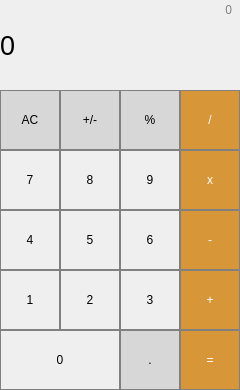
<?xml version="1.0" encoding="UTF-8"?>
<ui version="4.0">
 <class>MainWindow</class>
 <widget class="QMainWindow" name="MainWindow">
  <property name="geometry">
   <rect>
    <x>0</x>
    <y>0</y>
    <width>240</width>
    <height>390</height>
   </rect>
  </property>
  <property name="windowTitle">
   <string>MainWindow</string>
  </property>
  <widget class="QWidget" name="centralwidget">
   <widget class="QLabel" name="resultNumber">
    <property name="geometry">
     <rect>
      <x>0</x>
      <y>0</y>
      <width>240</width>
      <height>90</height>
     </rect>
    </property>
    <property name="font">
     <font>
      <pointsize>20</pointsize>
     </font>
    </property>
    <property name="styleSheet">
     <string notr="true">QLabel {
	qproperty-alignment: 'AlignVCenter | AlignRight';
    border: 1px solid gray;
}

background-color: white;</string>
    </property>
    <property name="text">
     <string>0</string>
    </property>
   </widget>
   <widget class="QPushButton" name="buttonAC">
    <property name="geometry">
     <rect>
      <x>0</x>
      <y>90</y>
      <width>60</width>
      <height>60</height>
     </rect>
    </property>
    <property name="styleSheet">
     <string notr="true">QPushButton {
	background-color: rgb(215, 215, 215);
	border: 1px solid gray;
}
QPushButton:pressed {
	background-color: qlineargradient(x1: 0, y1: 0, x2: 0, y2: 1, stop: 0 #BEBEBE, stop 1 #D7D7D7);
}</string>
    </property>
    <property name="text">
     <string>AC</string>
    </property>
   </widget>
   <widget class="QPushButton" name="buttonPM">
    <property name="geometry">
     <rect>
      <x>60</x>
      <y>90</y>
      <width>60</width>
      <height>60</height>
     </rect>
    </property>
    <property name="styleSheet">
     <string notr="true">QPushButton {
	background-color: rgb(215, 215, 215);
	border: 1px solid gray;
}
QPushButton:pressed {
	background-color: qlineargradient(x1: 0, y1: 0, x2: 0, y2: 1, stop: 0 #BEBEBE, stop 1 #D7D7D7);
}</string>
    </property>
    <property name="text">
     <string>+/-</string>
    </property>
   </widget>
   <widget class="QPushButton" name="buttonPer">
    <property name="geometry">
     <rect>
      <x>120</x>
      <y>90</y>
      <width>60</width>
      <height>60</height>
     </rect>
    </property>
    <property name="styleSheet">
     <string notr="true">QPushButton {
	background-color: rgb(215, 215, 215);
	border: 1px solid gray;
}
QPushButton:pressed {
	background-color: qlineargradient(x1: 0, y1: 0, x2: 0, y2: 1, stop: 0 #BEBEBE, stop 1 #D7D7D7);
}</string>
    </property>
    <property name="text">
     <string>%</string>
    </property>
   </widget>
   <widget class="QPushButton" name="buttonDiv">
    <property name="geometry">
     <rect>
      <x>180</x>
      <y>90</y>
      <width>60</width>
      <height>60</height>
     </rect>
    </property>
    <property name="styleSheet">
     <string notr="true">QPushButton {
	background-color: rgb(215, 151, 57);
	color: white;
	border: 1px solid gray;
}
QPushButton:pressed {
	background-color: qlineargradient(x1: 0, y1: 0, x2: 0, y2: 1, stop: 0 #FF7832 stop 1 #FF9739);
}</string>
    </property>
    <property name="text">
     <string>/</string>
    </property>
   </widget>
   <widget class="QPushButton" name="button7">
    <property name="geometry">
     <rect>
      <x>0</x>
      <y>150</y>
      <width>60</width>
      <height>60</height>
     </rect>
    </property>
    <property name="styleSheet">
     <string notr="true">QPushButton {
    border: 1px solid gray;
}
QPushButton:pressed {
    background-color: qlineargradient(x1: 0, y1: 0, x2: 0, y2: 1,
											   stop: 0 #dadbde, stop: 1 #f6f7fa);
}</string>
    </property>
    <property name="text">
     <string>7</string>
    </property>
   </widget>
   <widget class="QPushButton" name="buttonMult">
    <property name="geometry">
     <rect>
      <x>180</x>
      <y>150</y>
      <width>60</width>
      <height>60</height>
     </rect>
    </property>
    <property name="styleSheet">
     <string notr="true">QPushButton {
	background-color: rgb(215, 151, 57);
	color: white;
	border: 1px solid gray;
}
QPushButton:pressed {
	background-color: qlineargradient(x1: 0, y1: 0, x2: 0, y2: 1, stop: 0 #FF7832 stop 1 #FF9739);
}</string>
    </property>
    <property name="text">
     <string>x</string>
    </property>
   </widget>
   <widget class="QPushButton" name="button8">
    <property name="geometry">
     <rect>
      <x>60</x>
      <y>150</y>
      <width>60</width>
      <height>60</height>
     </rect>
    </property>
    <property name="styleSheet">
     <string notr="true">QPushButton {
    border: 1px solid gray;
}
QPushButton:pressed {
    background-color: qlineargradient(x1: 0, y1: 0, x2: 0, y2: 1,
											   stop: 0 #dadbde, stop: 1 #f6f7fa);
}</string>
    </property>
    <property name="text">
     <string>8</string>
    </property>
   </widget>
   <widget class="QPushButton" name="button9">
    <property name="geometry">
     <rect>
      <x>120</x>
      <y>150</y>
      <width>60</width>
      <height>60</height>
     </rect>
    </property>
    <property name="styleSheet">
     <string notr="true">QPushButton {
    border: 1px solid gray;
}
QPushButton:pressed {
    background-color: qlineargradient(x1: 0, y1: 0, x2: 0, y2: 1,
											   stop: 0 #dadbde, stop: 1 #f6f7fa);
}</string>
    </property>
    <property name="text">
     <string>9</string>
    </property>
   </widget>
   <widget class="QPushButton" name="button4">
    <property name="geometry">
     <rect>
      <x>0</x>
      <y>210</y>
      <width>60</width>
      <height>60</height>
     </rect>
    </property>
    <property name="styleSheet">
     <string notr="true">QPushButton {
    border: 1px solid gray;
}
QPushButton:pressed {
    background-color: qlineargradient(x1: 0, y1: 0, x2: 0, y2: 1,
											   stop: 0 #dadbde, stop: 1 #f6f7fa);
}</string>
    </property>
    <property name="text">
     <string>4</string>
    </property>
   </widget>
   <widget class="QPushButton" name="buttonMinus">
    <property name="geometry">
     <rect>
      <x>180</x>
      <y>210</y>
      <width>60</width>
      <height>60</height>
     </rect>
    </property>
    <property name="styleSheet">
     <string notr="true">QPushButton {
	background-color: rgb(215, 151, 57);
	color: white;
	border: 1px solid gray;
}
QPushButton:pressed {
	background-color: qlineargradient(x1: 0, y1: 0, x2: 0, y2: 1, stop: 0 #FF7832 stop 1 #FF9739);
}</string>
    </property>
    <property name="text">
     <string>-</string>
    </property>
   </widget>
   <widget class="QPushButton" name="button5">
    <property name="geometry">
     <rect>
      <x>60</x>
      <y>210</y>
      <width>60</width>
      <height>60</height>
     </rect>
    </property>
    <property name="styleSheet">
     <string notr="true">QPushButton {
    border: 1px solid gray;
}
QPushButton:pressed {
    background-color: qlineargradient(x1: 0, y1: 0, x2: 0, y2: 1,
											   stop: 0 #dadbde, stop: 1 #f6f7fa);
}</string>
    </property>
    <property name="text">
     <string>5</string>
    </property>
   </widget>
   <widget class="QPushButton" name="button6">
    <property name="geometry">
     <rect>
      <x>120</x>
      <y>210</y>
      <width>60</width>
      <height>60</height>
     </rect>
    </property>
    <property name="styleSheet">
     <string notr="true">QPushButton {
    border: 1px solid gray;
}
QPushButton:pressed {
    background-color: qlineargradient(x1: 0, y1: 0, x2: 0, y2: 1,
											   stop: 0 #dadbde, stop: 1 #f6f7fa);
}</string>
    </property>
    <property name="text">
     <string>6</string>
    </property>
   </widget>
   <widget class="QPushButton" name="button1">
    <property name="geometry">
     <rect>
      <x>0</x>
      <y>270</y>
      <width>60</width>
      <height>60</height>
     </rect>
    </property>
    <property name="styleSheet">
     <string notr="true">QPushButton {
    border: 1px solid gray;
}
QPushButton:pressed {
    background-color: qlineargradient(x1: 0, y1: 0, x2: 0, y2: 1,
											   stop: 0 #dadbde, stop: 1 #f6f7fa);
}</string>
    </property>
    <property name="text">
     <string>1</string>
    </property>
   </widget>
   <widget class="QPushButton" name="buttonPlus">
    <property name="geometry">
     <rect>
      <x>180</x>
      <y>270</y>
      <width>60</width>
      <height>60</height>
     </rect>
    </property>
    <property name="styleSheet">
     <string notr="true">QPushButton {
	background-color: rgb(215, 151, 57);
	color: white;
	border: 1px solid gray;
}
QPushButton:pressed {
	background-color: qlineargradient(x1: 0, y1: 0, x2: 0, y2: 1, stop: 0 #FF7832 stop 1 #FF9739);
}</string>
    </property>
    <property name="text">
     <string>+</string>
    </property>
   </widget>
   <widget class="QPushButton" name="button2">
    <property name="geometry">
     <rect>
      <x>60</x>
      <y>270</y>
      <width>60</width>
      <height>60</height>
     </rect>
    </property>
    <property name="styleSheet">
     <string notr="true">QPushButton {
    border: 1px solid gray;
}
QPushButton:pressed {
    background-color: qlineargradient(x1: 0, y1: 0, x2: 0, y2: 1,
											   stop: 0 #dadbde, stop: 1 #f6f7fa);
}</string>
    </property>
    <property name="text">
     <string>2</string>
    </property>
   </widget>
   <widget class="QPushButton" name="button3">
    <property name="geometry">
     <rect>
      <x>120</x>
      <y>270</y>
      <width>60</width>
      <height>60</height>
     </rect>
    </property>
    <property name="styleSheet">
     <string notr="true">QPushButton {
    border: 1px solid gray;
}
QPushButton:pressed {
    background-color: qlineargradient(x1: 0, y1: 0, x2: 0, y2: 1,
											   stop: 0 #dadbde, stop: 1 #f6f7fa);
}</string>
    </property>
    <property name="text">
     <string>3</string>
    </property>
   </widget>
   <widget class="QPushButton" name="button0">
    <property name="geometry">
     <rect>
      <x>0</x>
      <y>330</y>
      <width>120</width>
      <height>60</height>
     </rect>
    </property>
    <property name="styleSheet">
     <string notr="true">QPushButton {
    border: 1px solid gray;
}
QPushButton:pressed {
    background-color: qlineargradient(x1: 0, y1: 0, x2: 0, y2: 1,
											   stop: 0 #dadbde, stop: 1 #f6f7fa);
}</string>
    </property>
    <property name="text">
     <string>0</string>
    </property>
   </widget>
   <widget class="QPushButton" name="buttonEqual">
    <property name="geometry">
     <rect>
      <x>180</x>
      <y>330</y>
      <width>60</width>
      <height>60</height>
     </rect>
    </property>
    <property name="styleSheet">
     <string notr="true">QPushButton {
	background-color: rgb(215, 151, 57);
	color: white;
	border: 1px solid gray;
}
QPushButton:pressed {
	background-color: qlineargradient(x1: 0, y1: 0, x2: 0, y2: 1, stop: 0 #FF7832 stop 1 #FF9739);
}</string>
    </property>
    <property name="text">
     <string>=</string>
    </property>
   </widget>
   <widget class="QPushButton" name="buttonDot">
    <property name="geometry">
     <rect>
      <x>120</x>
      <y>330</y>
      <width>60</width>
      <height>60</height>
     </rect>
    </property>
    <property name="styleSheet">
     <string notr="true">QPushButton {
	background-color: rgb(215, 215, 215);
	border: 1px solid gray;
}
QPushButton:pressed {
	background-color: qlineargradient(x1: 0, y1: 0, x2: 0, y2: 1, stop: 0 #BEBEBE, stop 1 #D7D7D7);
}</string>
    </property>
    <property name="text">
     <string>.</string>
    </property>
   </widget>
   <widget class="QLabel" name="fullExpression">
    <property name="geometry">
     <rect>
      <x>0</x>
      <y>0</y>
      <width>240</width>
      <height>20</height>
     </rect>
    </property>
    <property name="styleSheet">
     <string notr="true">margin-right: 5px;
color: gray;</string>
    </property>
    <property name="text">
     <string>0</string>
    </property>
    <property name="alignment">
     <set>Qt::AlignRight|Qt::AlignTrailing|Qt::AlignVCenter</set>
    </property>
   </widget>
  </widget>
 </widget>
 <resources/>
 <connections/>
</ui>
